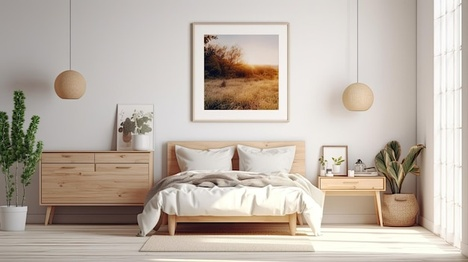
%> input picture Home Envir./bedwall.jpg, 468 x 262 px, shrunk from 626 x 351 before the run
$ octave env.m   (GNU Octave 9; MATLAB toolbox functions it lacks are replaced by stand-ins)
%> lines starting %> are read from the running program, lines starting %| are printed output that depends on the picture
clc,clf;

hold on;

% [4 lines of commented-out code are left out]

h = surf([-2,-2;2,2] ...
,[2,2;2,2] ...
,[0 4; 0 4] ...
,'CData',imread('bedwall.jpg') ...
,'FaceColor','texturemap');

hold on;
h2 = surf([2,2;2,2] ...
,[2,2;-3,-3] ...
,[0 4; 0 4] ...
,'CData',imread('bookwall3.jpeg') ...
,'FaceColor','texturemap');
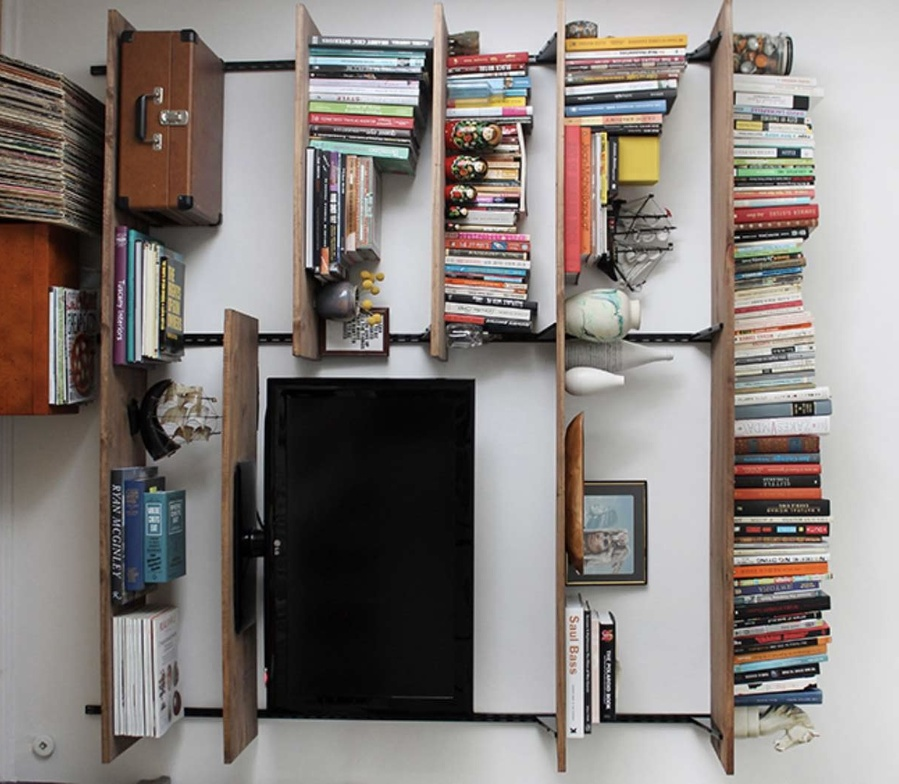
%> input picture Home Envir./bookwall3.jpeg, 899 x 784 px, shrunk from 1204 x 1050 before the run

h3 = surf([-2,-2;2,2] ...
,[-3,2;-3,2] ...
,[0 0; 0 0] ...
,'CData',imread('lightwood.jpg') ...
,'FaceColor','texturemap');
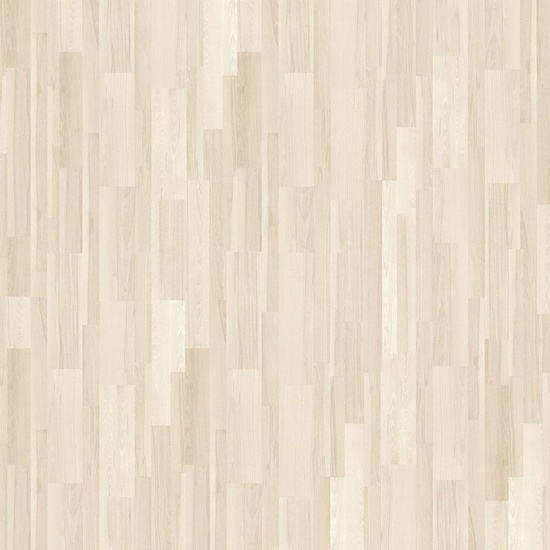
%> input picture Home Envir./lightwood.jpg, 550 x 550 px, shrunk from 736 x 736 before the run
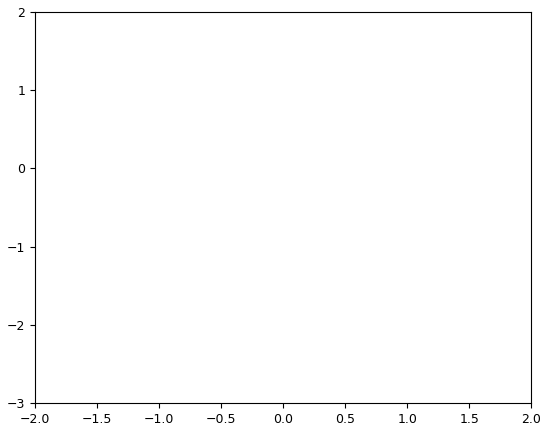
%> figure redrawn from the program's plot data

dir = [1 0 0];
dir2 = [0 1 0];

rotate(h,dir2,90);

%> (the run ends here)
